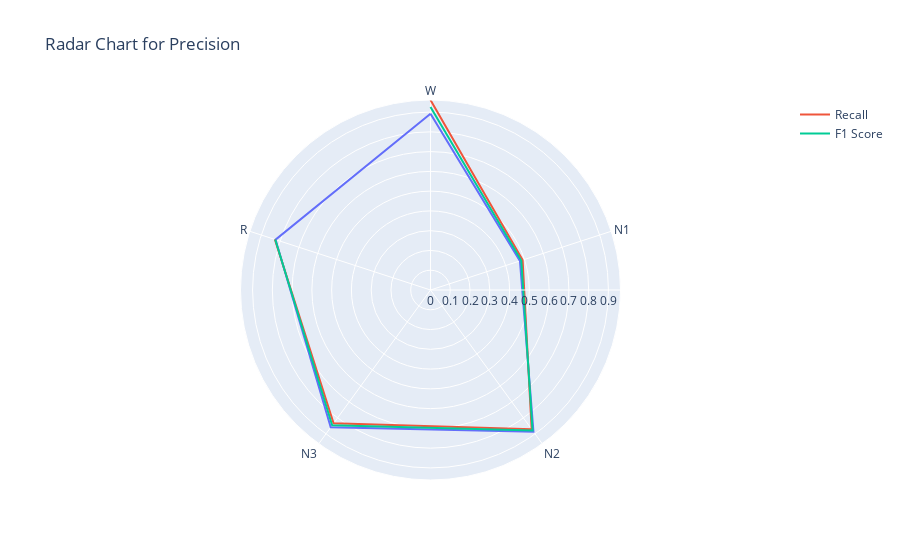

The code cell stored with this chart in its notebook:
### Code cell
import plotly.express as px
import pandas as pd

# Data for radar chart
data = {
    'Class': ['W', 'N1', 'N2', 'N3', 'R'],
    'Precision': [0.89180328, 0.47572816, 0.8861244, 0.85873606, 0.82426778],
    'Recall': [0.96113074, 0.49, 0.87030075, 0.83393502, 0.82773109],
    'F1 Score': [0.92517007, 0.48275862, 0.8781413, 0.84615385, 0.82599581]
}

df = pd.DataFrame(data)

fig = px.line_polar(df, r='Precision', theta='Class', line_close=True, title='Radar Chart for Precision')
fig.add_scatterpolar(r=df['Recall'], theta=df['Class'], mode='lines', name='Recall')
fig.add_scatterpolar(r=df['F1 Score'], theta=df['Class'], mode='lines', name='F1 Score')

# Update layout
fig.update_layout(
    polar=dict(
        radialaxis=dict(visible=True),
        angularaxis=dict(visible=True)
    )
)

fig.show()

### Figure 1 — Plotly figure (JSON) as saved in the notebook; plotly's stock layout.template omitted (floating-point values rounded to 4 significant figures)
{"data": [{"hovertemplate": "Precision=%{r}<br>Class=%{theta}<extra></extra>", "legendgroup": "", "line": {"color": "#636efa", "dash": "solid"}, "marker": {"symbol": "circle"}, "mode": "lines", "name": "", "r": [0.8918, 0.4757, 0.8861, 0.8587, 0.8243, 0.8918], "showlegend": false, "subplot": "polar", "theta": ["W", "N1", "N2", "N3", "R", "W"], "type": "scatterpolar"}, {"mode": "lines", "name": "Recall", "r": [0.9611, 0.49, 0.8703, 0.8339, 0.8277], "theta": ["W", "N1", "N2", "N3", "R"], "type": "scatterpolar"}, {"mode": "lines", "name": "F1 Score", "r": [0.9252, 0.4828, 0.8781, 0.8462, 0.826], "theta": ["W", "N1", "N2", "N3", "R"], "type": "scatterpolar"}], "layout": {"legend": {"tracegroupgap": 0}, "polar": {"angularaxis": {"direction": "clockwise", "rotation": 90, "visible": true}, "domain": {"x": [0, 1], "y": [0, 1]}, "radialaxis": {"visible": true}}, "title": {"text": "Radar Chart for Precision"}}}
